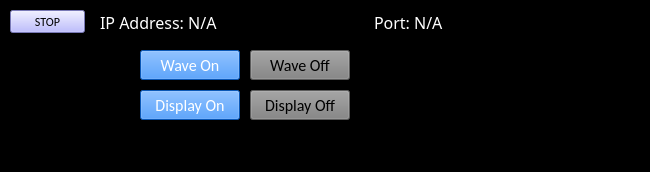
<?xml version="1.0" encoding="UTF-8"?>
<ui version="4.0">
 <class>MainWindow</class>
 <widget class="QMainWindow" name="MainWindow">
  <property name="geometry">
   <rect>
    <x>0</x>
    <y>0</y>
    <width>650</width>
    <height>172</height>
   </rect>
  </property>
  <property name="windowTitle">
   <string>Shutter Control</string>
  </property>
  <property name="styleSheet">
   <string notr="true">background-color: rgb(0, 0, 0);
selection-color: rgb(255, 0, 0);</string>
  </property>
  <property name="toolButtonStyle">
   <enum>Qt::ToolButtonIconOnly</enum>
  </property>
  <widget class="QWidget" name="centralwidget">
   <widget class="QPushButton" name="stop_button">
    <property name="enabled">
     <bool>true</bool>
    </property>
    <property name="geometry">
     <rect>
      <x>10</x>
      <y>10</y>
      <width>75</width>
      <height>23</height>
     </rect>
    </property>
    <property name="font">
     <font>
      <family>Calibri</family>
     </font>
    </property>
    <property name="mouseTracking">
     <bool>false</bool>
    </property>
    <property name="autoFillBackground">
     <bool>false</bool>
    </property>
    <property name="styleSheet">
     <string notr="true">background-color: rgb(170, 170, 255);</string>
    </property>
    <property name="text">
     <string>STOP</string>
    </property>
    <property name="checkable">
     <bool>true</bool>
    </property>
   </widget>
   <widget class="QWidget" name="layoutWidget">
    <property name="geometry">
     <rect>
      <x>100</x>
      <y>10</y>
      <width>541</width>
      <height>25</height>
     </rect>
    </property>
    <layout class="QHBoxLayout" name="horizontalLayout_5">
     <item>
      <widget class="QLabel" name="ip_label">
       <property name="font">
        <font>
         <family>Calibri Light</family>
         <pointsize>12</pointsize>
         <weight>3</weight>
         <italic>false</italic>
         <bold>false</bold>
        </font>
       </property>
       <property name="styleSheet">
        <string notr="true">color: rgb(255, 255, 255);
font: 25 12pt &quot;Calibri Light&quot;;</string>
       </property>
       <property name="text">
        <string>&lt;html&gt;&lt;head/&gt;&lt;body&gt;&lt;p&gt;&lt;span style=&quot; color:#ffffff;&quot;&gt;IP Address: N/A&lt;/span&gt;&lt;/p&gt;&lt;/body&gt;&lt;/html&gt;</string>
       </property>
      </widget>
     </item>
     <item>
      <widget class="QLabel" name="port_label">
       <property name="font">
        <font>
         <family>Calibri Light</family>
         <pointsize>12</pointsize>
         <weight>3</weight>
         <italic>false</italic>
         <bold>false</bold>
        </font>
       </property>
       <property name="styleSheet">
        <string notr="true">color: rgb(255, 255, 255);
font: 25 12pt &quot;Calibri Light&quot;;</string>
       </property>
       <property name="text">
        <string>&lt;html&gt;&lt;head/&gt;&lt;body&gt;&lt;p&gt;&lt;span style=&quot; color:#ffffff;&quot;&gt;Port: N/A&lt;/span&gt;&lt;/p&gt;&lt;/body&gt;&lt;/html&gt;</string>
       </property>
      </widget>
     </item>
    </layout>
   </widget>
   <widget class="QPushButton" name="wave_ff_button">
    <property name="enabled">
     <bool>true</bool>
    </property>
    <property name="geometry">
     <rect>
      <x>250</x>
      <y>50</y>
      <width>100</width>
      <height>30</height>
     </rect>
    </property>
    <property name="font">
     <font>
      <family>Calibri</family>
      <pointsize>12</pointsize>
     </font>
    </property>
    <property name="mouseTracking">
     <bool>false</bool>
    </property>
    <property name="autoFillBackground">
     <bool>false</bool>
    </property>
    <property name="styleSheet">
     <string notr="true">color: rgb(190, 190, 190)rgb(255, 255, 255);
background-color: rgb(129, 129, 129);</string>
    </property>
    <property name="text">
     <string>Wave Off</string>
    </property>
    <property name="checkable">
     <bool>false</bool>
    </property>
   </widget>
   <widget class="QLabel" name="labelwave">
    <property name="geometry">
     <rect>
      <x>20</x>
      <y>50</y>
      <width>101</width>
      <height>31</height>
     </rect>
    </property>
    <property name="font">
     <font>
      <family>Calibri Light</family>
      <pointsize>12</pointsize>
      <weight>3</weight>
      <italic>false</italic>
      <bold>false</bold>
     </font>
    </property>
    <property name="styleSheet">
     <string notr="true">color: rgb(255, 255, 255);
font: 25 12pt &quot;Calibri Light&quot;;</string>
    </property>
    <property name="text">
     <string>&lt;html&gt;&lt;head/&gt;&lt;body&gt;&lt;p&gt;&lt;br/&gt;&lt;/p&gt;&lt;/body&gt;&lt;/html&gt;</string>
    </property>
   </widget>
   <widget class="QPushButton" name="wave_on_button">
    <property name="enabled">
     <bool>true</bool>
    </property>
    <property name="geometry">
     <rect>
      <x>140</x>
      <y>50</y>
      <width>100</width>
      <height>30</height>
     </rect>
    </property>
    <property name="font">
     <font>
      <family>Calibri</family>
      <pointsize>12</pointsize>
     </font>
    </property>
    <property name="mouseTracking">
     <bool>false</bool>
    </property>
    <property name="autoFillBackground">
     <bool>false</bool>
    </property>
    <property name="styleSheet">
     <string notr="true">background-color: rgb(14, 122, 255);
color: rgb(255, 255, 255);</string>
    </property>
    <property name="text">
     <string>Wave On</string>
    </property>
    <property name="checkable">
     <bool>false</bool>
    </property>
   </widget>
   <widget class="QPushButton" name="close_button_2">
    <property name="enabled">
     <bool>true</bool>
    </property>
    <property name="geometry">
     <rect>
      <x>250</x>
      <y>90</y>
      <width>100</width>
      <height>30</height>
     </rect>
    </property>
    <property name="font">
     <font>
      <family>Calibri</family>
      <pointsize>12</pointsize>
     </font>
    </property>
    <property name="mouseTracking">
     <bool>false</bool>
    </property>
    <property name="autoFillBackground">
     <bool>false</bool>
    </property>
    <property name="styleSheet">
     <string notr="true">color: rgb(190, 190, 190)rgb(255, 255, 255);
background-color: rgb(129, 129, 129);</string>
    </property>
    <property name="text">
     <string>Display Off</string>
    </property>
    <property name="checkable">
     <bool>false</bool>
    </property>
   </widget>
   <widget class="QPushButton" name="display_on_button">
    <property name="enabled">
     <bool>true</bool>
    </property>
    <property name="geometry">
     <rect>
      <x>140</x>
      <y>90</y>
      <width>100</width>
      <height>30</height>
     </rect>
    </property>
    <property name="font">
     <font>
      <family>Calibri</family>
      <pointsize>12</pointsize>
     </font>
    </property>
    <property name="mouseTracking">
     <bool>false</bool>
    </property>
    <property name="autoFillBackground">
     <bool>false</bool>
    </property>
    <property name="styleSheet">
     <string notr="true">background-color: rgb(14, 122, 255);
color: rgb(255, 255, 255);</string>
    </property>
    <property name="text">
     <string>Display On</string>
    </property>
    <property name="checkable">
     <bool>false</bool>
    </property>
   </widget>
   <widget class="QLabel" name="labeldisplay">
    <property name="geometry">
     <rect>
      <x>20</x>
      <y>90</y>
      <width>101</width>
      <height>31</height>
     </rect>
    </property>
    <property name="font">
     <font>
      <family>Calibri Light</family>
      <pointsize>12</pointsize>
      <weight>3</weight>
      <italic>false</italic>
      <bold>false</bold>
     </font>
    </property>
    <property name="styleSheet">
     <string notr="true">color: rgb(255, 255, 255);
font: 25 12pt &quot;Calibri Light&quot;;</string>
    </property>
    <property name="text">
     <string>&lt;html&gt;&lt;head/&gt;&lt;body&gt;&lt;p&gt;&lt;br/&gt;&lt;/p&gt;&lt;/body&gt;&lt;/html&gt;</string>
    </property>
   </widget>
  </widget>
  <widget class="QMenuBar" name="menubar">
   <property name="geometry">
    <rect>
     <x>0</x>
     <y>0</y>
     <width>650</width>
     <height>21</height>
    </rect>
   </property>
  </widget>
  <widget class="QStatusBar" name="statusbar"/>
 </widget>
 <resources/>
 <connections/>
</ui>
